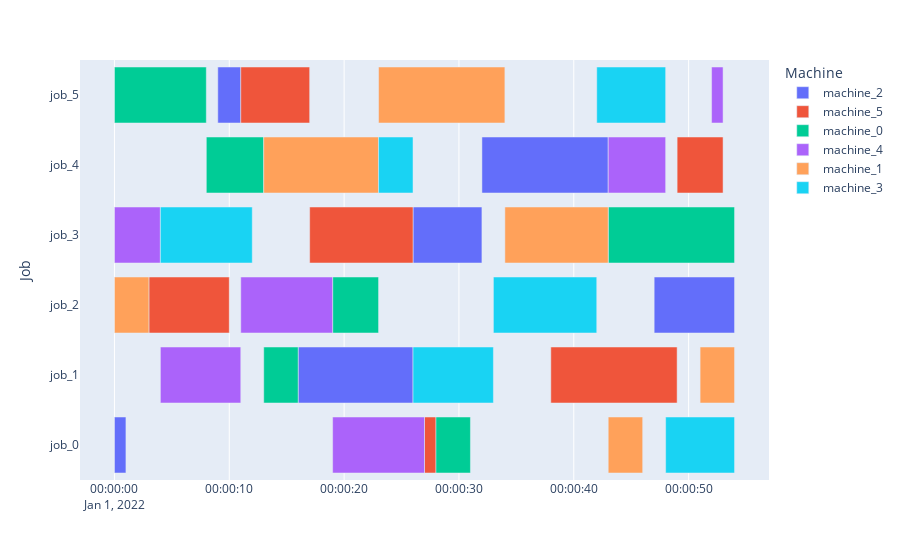

The notebook cell saved with this chart:
### Code cell
# Import libraries
curr_dir='/Users/felix/sciebo/masterarbeit/progra/model-based_rl'

import matplotlib.pyplot as plt
import numpy as np
import pandas as pd
import scipy
import json
font = {'family': 'Times New Roman',
        'color':  'black',
        'weight': 'normal',
        'size': 12,
        } 
font_2 = {'family': 'Times New Roman',
        'color':  'black',
        'weight': 'bold',
        'size': 15,
        }
import math
import plotly.express as px
import pandas as pd
from datetime import datetime, timedelta
def json_render(path,x_bar="Machine",y_bar="Job",start_count=0,keep_grey=False):
    with open(path) as f:
        instance_dict = json.load(f)
    production_list=np.empty((int(instance_dict['n_resources']),int(instance_dict['n_jobs']*int(instance_dict['n_jobs'])/int(instance_dict['n_resources']))),dtype=object)
    def find_task(job,mach):
        return instance_dict['jssp_instance']['machines'][int(job)].index(int(mach))
    production_list_counter=np.zeros(int(instance_dict['n_resources']))    
    for i in range(instance_dict['n_jobs']*instance_dict['n_ops_per_job']):
        tup=(instance_dict['optimal_gantt_data'][str(i)]['Job_num'],find_task(instance_dict['optimal_gantt_data'][str(i)]['Job_num'],instance_dict['optimal_gantt_data'][str(i)]['Mach_num']),instance_dict['optimal_gantt_data'][str(i)]['Start_time'],int(instance_dict['optimal_gantt_data'][str(i)]['Start_time'])+int(instance_dict['optimal_gantt_data'][str(i)]['Job_time']))
        
        production_list[int(instance_dict['optimal_gantt_data'][str(i)]['Mach_num']),int(production_list_counter[int(instance_dict['optimal_gantt_data'][str(i)]['Mach_num'])])]=tup
        production_list_counter[int(instance_dict['optimal_gantt_data'][str(i)]['Mach_num'])]+=1
    n_machines=len(production_list)
    # is not time critical function. so O(n^2) is no problem; todo:make more pretty
    def production_to_dict(input,i,j):
        return(dict(Job=f"job_{str(input[0]+start_count).zfill(max_len)}", Start=dt + timedelta(seconds=int(input[2]+start_count)),Finish=dt + timedelta(seconds=int(input[3])),Machine=f"machine_{str(i+start_count).zfill(max_len)}"))
    dt = datetime(2022, 1, 1, 0, 0, 0)
    #stores quatuple(job,task,start_time,finish_time) 
    liste=[]
    max_len=len(str(max(production_list.shape[0]-1+start_count,production_list.shape[1]-1+start_count)))
    for i in range(production_list.shape[0]):
        for j in range(production_list.shape[1]):
            if production_list[i,j] is not None:
                liste.append(production_to_dict(production_list[i,j],i,j))
    df_render=pd.DataFrame(liste)
    if df_render.empty:
        # do not rise an error; production plan is empty and could be filled
        print("Production plan is empty; nothing to plot")
    else:
        df_render.sort_values(by=y_bar,inplace=True)
        #fig = px.timeline(df_render, x_start="Start", x_end="Finish", y="Task", color="Resource")
        #colour in grey:
        if keep_grey:
            max_len=len(str(n_machines))
            rgb_add=math.floor( 255/int(n_machines))
            color_map={}

            for i in range(n_machines):
                color_map['machine_'+str(i).zfill(max_len)]=f"rgb({i*rgb_add},{i*rgb_add},{i*rgb_add})"
                
            fig = px.timeline(df_render, x_start="Start", x_end="Finish", color=x_bar, y=y_bar,color_discrete_map=color_map)
        else:
            fig = px.timeline(df_render, x_start="Start", x_end="Finish", color=x_bar, y=y_bar)

        #todo, save or do smth else to console rendering
        fig.show()
def json_to_prod(path=None):
    with open(path) as f:
        instance_dict = json.load(f)
    production_list=np.empty((int(instance_dict['n_resources']),int(instance_dict['n_jobs']*int(instance_dict['n_jobs'])/int(instance_dict['n_resources']))),dtype=object)
    def find_task(job,mach):
        return instance_dict['jssp_instance']['machines'][int(job)].index(int(mach))
    production_list_counter=np.zeros(int(instance_dict['n_resources']))    
    for i in range(instance_dict['n_jobs']*instance_dict['n_ops_per_job']):
        tup=(instance_dict['optimal_gantt_data'][str(i)]['Job_num'],find_task(instance_dict['optimal_gantt_data'][str(i)]['Job_num'],instance_dict['optimal_gantt_data'][str(i)]['Mach_num']),instance_dict['optimal_gantt_data'][str(i)]['Start_time'],int(instance_dict['optimal_gantt_data'][str(i)]['Start_time'])+int(instance_dict['optimal_gantt_data'][str(i)]['Job_time']))
        
        production_list[int(instance_dict['optimal_gantt_data'][str(i)]['Mach_num']),int(production_list_counter[int(instance_dict['optimal_gantt_data'][str(i)]['Mach_num'])])]=tup
        production_list_counter[int(instance_dict['optimal_gantt_data'][str(i)]['Mach_num'])]+=1
    return production_list
inst_num=str(24)
inst_s=str(6)

instance_load="/Users/felix/sciebo/masterarbeit/progra/model-based_rl/resources/jsp_instances/ima/"+inst_s+"x"+inst_s+"x"+inst_s+"/"+inst_s+"x"+inst_s+"_"+inst_num+"_inst.json"
p_1='/Users/felix/sciebo/masterarbeit/progra/model-based_rl/resources/jsp_instances/ima/15x15x15/15x15_4_inst.json'
#p_1=json_to_prod(path='/Users/felix/sciebo/masterarbeit/progra/model-based_rl/resources/jsp_instances/ima/15x15x15/15x15_4_inst.json')
#print()
json_render(instance_load)

### Figure 1 — Plotly figure (JSON) as saved in the notebook; plotly's stock layout.template omitted (floating-point values rounded to 4 significant figures)
{"data": [{"alignmentgroup": "True", "base": ["2022-01-01T00:00:00", "2022-01-01T00:00:16", "2022-01-01T00:00:47", "2022-01-01T00:00:26", "2022-01-01T00:00:32", "2022-01-01T00:00:09"], "hovertemplate": "Machine=machine_2<br>Start=%{base}<br>Finish=%{x}<br>Job=%{y}<extra></extra>", "legendgroup": "machine_2", "marker": {"color": "#636efa", "pattern": {"shape": ""}}, "name": "machine_2", "offsetgroup": "machine_2", "orientation": "h", "showlegend": true, "textposition": "auto", "type": "bar", "x": [1000, 10000, 7000, 6000, 11000, 2000], "xaxis": "x", "y": ["job_0", "job_1", "job_2", "job_3", "job_4", "job_5"], "yaxis": "y"}, {"alignmentgroup": "True", "base": ["2022-01-01T00:00:27", "2022-01-01T00:00:38", "2022-01-01T00:00:03", "2022-01-01T00:00:17", "2022-01-01T00:00:49", "2022-01-01T00:00:11"], "hovertemplate": "Machine=machine_5<br>Start=%{base}<br>Finish=%{x}<br>Job=%{y}<extra></extra>", "legendgroup": "machine_5", "marker": {"color": "#EF553B", "pattern": {"shape": ""}}, "name": "machine_5", "offsetgroup": "machine_5", "orientation": "h", "showlegend": true, "textposition": "auto", "type": "bar", "x": [1000, 11000, 7000, 9000, 4000, 6000], "xaxis": "x", "y": ["job_0", "job_1", "job_2", "job_3", "job_4", "job_5"], "yaxis": "y"}, {"alignmentgroup": "True", "base": ["2022-01-01T00:00:28", "2022-01-01T00:00:13", "2022-01-01T00:00:19", "2022-01-01T00:00:43", "2022-01-01T00:00:08", "2022-01-01T00:00:00"], "hovertemplate": "Machine=machine_0<br>Start=%{base}<br>Finish=%{x}<br>Job=%{y}<extra></extra>", "legendgroup": "machine_0", "marker": {"color": "#00cc96", "pattern": {"shape": ""}}, "name": "machine_0", "offsetgroup": "machine_0", "orientation": "h", "showlegend": true, "textposition": "auto", "type": "bar", "x": [3000, 3000, 4000, 11000, 5000, 8000], "xaxis": "x", "y": ["job_0", "job_1", "job_2", "job_3", "job_4", "job_5"], "yaxis": "y"}, {"alignmentgroup": "True", "base": ["2022-01-01T00:00:19", "2022-01-01T00:00:04", "2022-01-01T00:00:11", "2022-01-01T00:00:00", "2022-01-01T00:00:43", "2022-01-01T00:00:52"], "hovertemplate": "Machine=machine_4<br>Start=%{base}<br>Finish=%{x}<br>Job=%{y}<extra></extra>", "legendgroup": "machine_4", "marker": {"color": "#ab63fa", "pattern": {"shape": ""}}, "name": "machine_4", "offsetgroup": "machine_4", "orientation": "h", "showlegend": true, "textposition": "auto", "type": "bar", "x": [8000, 7000, 8000, 4000, 5000, 1000], "xaxis": "x", "y": ["job_0", "job_1", "job_2", "job_3", "job_4", "job_5"], "yaxis": "y"}, {"alignmentgroup": "True", "base": ["2022-01-01T00:00:43", "2022-01-01T00:00:51", "2022-01-01T00:00:00", "2022-01-01T00:00:34", "2022-01-01T00:00:13", "2022-01-01T00:00:23"], "hovertemplate": "Machine=machine_1<br>Start=%{base}<br>Finish=%{x}<br>Job=%{y}<extra></extra>", "legendgroup": "machine_1", "marker": {"color": "#FFA15A", "pattern": {"shape": ""}}, "name": "machine_1", "offsetgroup": "machine_1", "orientation": "h", "showlegend": true, "textposition": "auto", "type": "bar", "x": [3000, 3000, 3000, 9000, 10000, 11000], "xaxis": "x", "y": ["job_0", "job_1", "job_2", "job_3", "job_4", "job_5"], "yaxis": "y"}, {"alignmentgroup": "True", "base": ["2022-01-01T00:00:48", "2022-01-01T00:00:26", "2022-01-01T00:00:33", "2022-01-01T00:00:04", "2022-01-01T00:00:23", "2022-01-01T00:00:42"], "hovertemplate": "Machine=machine_3<br>Start=%{base}<br>Finish=%{x}<br>Job=%{y}<extra></extra>", "legendgroup": "machine_3", "marker": {"color": "#19d3f3", "pattern": {"shape": ""}}, "name": "machine_3", "offsetgroup": "machine_3", "orientation": "h", "showlegend": true, "textposition": "auto", "type": "bar", "x": [6000, 7000, 9000, 8000, 3000, 6000], "xaxis": "x", "y": ["job_0", "job_1", "job_2", "job_3", "job_4", "job_5"], "yaxis": "y"}], "layout": {"barmode": "overlay", "legend": {"title": {"text": "Machine"}, "tracegroupgap": 0}, "margin": {"t": 60}, "xaxis": {"anchor": "y", "domain": [0, 1], "type": "date"}, "yaxis": {"anchor": "x", "domain": [0, 1], "title": {"text": "Job"}}}}
